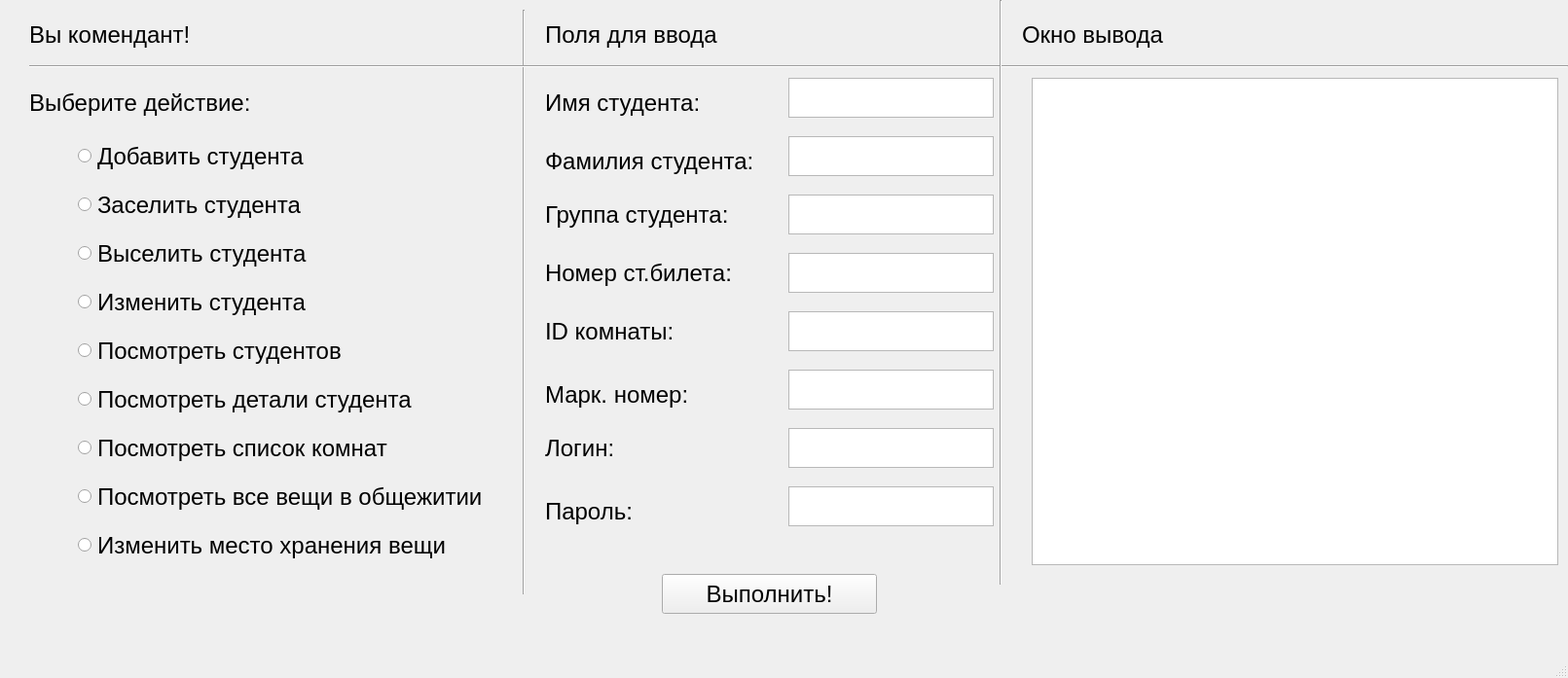
<?xml version="1.0" encoding="UTF-8"?>
<ui version="4.0">
 <class>MainWindow</class>
 <widget class="QMainWindow" name="MainWindow">
  <property name="geometry">
   <rect>
    <x>0</x>
    <y>0</y>
    <width>1611</width>
    <height>697</height>
   </rect>
  </property>
  <property name="font">
   <font>
    <pointsize>18</pointsize>
   </font>
  </property>
  <property name="windowTitle">
   <string>MainWindow</string>
  </property>
  <widget class="QWidget" name="centralwidget">
   <widget class="QLabel" name="label">
    <property name="geometry">
     <rect>
      <x>30</x>
      <y>10</y>
      <width>201</width>
      <height>51</height>
     </rect>
    </property>
    <property name="text">
     <string>Вы комендант!</string>
    </property>
   </widget>
   <widget class="QLabel" name="label_2">
    <property name="geometry">
     <rect>
      <x>30</x>
      <y>90</y>
      <width>251</width>
      <height>31</height>
     </rect>
    </property>
    <property name="text">
     <string>Выберите действие:</string>
    </property>
   </widget>
   <widget class="QRadioButton" name="r1">
    <property name="geometry">
     <rect>
      <x>80</x>
      <y>140</y>
      <width>241</width>
      <height>41</height>
     </rect>
    </property>
    <property name="text">
     <string>Добавить студента</string>
    </property>
    <attribute name="buttonGroup">
     <string notr="true">buttonGroup</string>
    </attribute>
   </widget>
   <widget class="QRadioButton" name="r2">
    <property name="geometry">
     <rect>
      <x>80</x>
      <y>190</y>
      <width>231</width>
      <height>41</height>
     </rect>
    </property>
    <property name="text">
     <string>Заселить студента</string>
    </property>
    <attribute name="buttonGroup">
     <string notr="true">buttonGroup</string>
    </attribute>
   </widget>
   <widget class="QRadioButton" name="r3">
    <property name="geometry">
     <rect>
      <x>80</x>
      <y>240</y>
      <width>241</width>
      <height>41</height>
     </rect>
    </property>
    <property name="text">
     <string>Выселить студента</string>
    </property>
    <attribute name="buttonGroup">
     <string notr="true">buttonGroup</string>
    </attribute>
   </widget>
   <widget class="QRadioButton" name="r5">
    <property name="geometry">
     <rect>
      <x>80</x>
      <y>340</y>
      <width>281</width>
      <height>41</height>
     </rect>
    </property>
    <property name="text">
     <string>Посмотреть студентов</string>
    </property>
    <attribute name="buttonGroup">
     <string notr="true">buttonGroup</string>
    </attribute>
   </widget>
   <widget class="QRadioButton" name="r6">
    <property name="geometry">
     <rect>
      <x>80</x>
      <y>390</y>
      <width>351</width>
      <height>41</height>
     </rect>
    </property>
    <property name="text">
     <string>Посмотреть детали студента</string>
    </property>
    <attribute name="buttonGroup">
     <string notr="true">buttonGroup</string>
    </attribute>
   </widget>
   <widget class="QRadioButton" name="r7">
    <property name="geometry">
     <rect>
      <x>80</x>
      <y>440</y>
      <width>351</width>
      <height>41</height>
     </rect>
    </property>
    <property name="text">
     <string>Посмотреть список комнат</string>
    </property>
    <attribute name="buttonGroup">
     <string notr="true">buttonGroup</string>
    </attribute>
   </widget>
   <widget class="QRadioButton" name="r8">
    <property name="geometry">
     <rect>
      <x>80</x>
      <y>490</y>
      <width>431</width>
      <height>41</height>
     </rect>
    </property>
    <property name="text">
     <string>Посмотреть все вещи в общежитии</string>
    </property>
    <attribute name="buttonGroup">
     <string notr="true">buttonGroup</string>
    </attribute>
   </widget>
   <widget class="QRadioButton" name="r4">
    <property name="geometry">
     <rect>
      <x>80</x>
      <y>290</y>
      <width>241</width>
      <height>41</height>
     </rect>
    </property>
    <property name="text">
     <string>Изменить студента</string>
    </property>
    <attribute name="buttonGroup">
     <string notr="true">buttonGroup</string>
    </attribute>
   </widget>
   <widget class="QRadioButton" name="r9">
    <property name="geometry">
     <rect>
      <x>80</x>
      <y>540</y>
      <width>431</width>
      <height>41</height>
     </rect>
    </property>
    <property name="text">
     <string>Изменить место хранения вещи</string>
    </property>
    <attribute name="buttonGroup">
     <string notr="true">buttonGroup</string>
    </attribute>
   </widget>
   <widget class="Line" name="line">
    <property name="geometry">
     <rect>
      <x>530</x>
      <y>10</y>
      <width>16</width>
      <height>601</height>
     </rect>
    </property>
    <property name="orientation">
     <enum>Qt::Vertical</enum>
    </property>
   </widget>
   <widget class="QLabel" name="label_3">
    <property name="geometry">
     <rect>
      <x>560</x>
      <y>0</y>
      <width>201</width>
      <height>71</height>
     </rect>
    </property>
    <property name="text">
     <string>Поля для ввода</string>
    </property>
   </widget>
   <widget class="QLabel" name="label_4">
    <property name="geometry">
     <rect>
      <x>560</x>
      <y>90</y>
      <width>161</width>
      <height>31</height>
     </rect>
    </property>
    <property name="text">
     <string>Имя студента:</string>
    </property>
   </widget>
   <widget class="QLabel" name="label_5">
    <property name="geometry">
     <rect>
      <x>560</x>
      <y>150</y>
      <width>221</width>
      <height>31</height>
     </rect>
    </property>
    <property name="text">
     <string>Фамилия студента:</string>
    </property>
   </widget>
   <widget class="QLabel" name="label_6">
    <property name="geometry">
     <rect>
      <x>560</x>
      <y>200</y>
      <width>211</width>
      <height>41</height>
     </rect>
    </property>
    <property name="text">
     <string>Группа студента:</string>
    </property>
   </widget>
   <widget class="Line" name="line_2">
    <property name="geometry">
     <rect>
      <x>30</x>
      <y>60</y>
      <width>1581</width>
      <height>16</height>
     </rect>
    </property>
    <property name="orientation">
     <enum>Qt::Horizontal</enum>
    </property>
   </widget>
   <widget class="QLabel" name="label_7">
    <property name="geometry">
     <rect>
      <x>560</x>
      <y>260</y>
      <width>211</width>
      <height>41</height>
     </rect>
    </property>
    <property name="text">
     <string>Номер ст.билета:</string>
    </property>
   </widget>
   <widget class="QLabel" name="label_8">
    <property name="geometry">
     <rect>
      <x>560</x>
      <y>320</y>
      <width>201</width>
      <height>41</height>
     </rect>
    </property>
    <property name="text">
     <string>ID комнаты:</string>
    </property>
   </widget>
   <widget class="QLabel" name="label_9">
    <property name="geometry">
     <rect>
      <x>560</x>
      <y>390</y>
      <width>171</width>
      <height>31</height>
     </rect>
    </property>
    <property name="text">
     <string>Марк. номер:</string>
    </property>
   </widget>
   <widget class="QTextEdit" name="nameEdit">
    <property name="geometry">
     <rect>
      <x>810</x>
      <y>80</y>
      <width>211</width>
      <height>41</height>
     </rect>
    </property>
   </widget>
   <widget class="QTextEdit" name="surnameEdit">
    <property name="geometry">
     <rect>
      <x>810</x>
      <y>140</y>
      <width>211</width>
      <height>41</height>
     </rect>
    </property>
   </widget>
   <widget class="QTextEdit" name="groupEdit">
    <property name="geometry">
     <rect>
      <x>810</x>
      <y>200</y>
      <width>211</width>
      <height>41</height>
     </rect>
    </property>
   </widget>
   <widget class="QTextEdit" name="studEdit">
    <property name="geometry">
     <rect>
      <x>810</x>
      <y>260</y>
      <width>211</width>
      <height>41</height>
     </rect>
    </property>
   </widget>
   <widget class="QTextEdit" name="roomEdit">
    <property name="geometry">
     <rect>
      <x>810</x>
      <y>320</y>
      <width>211</width>
      <height>41</height>
     </rect>
    </property>
   </widget>
   <widget class="QTextEdit" name="markEdit">
    <property name="geometry">
     <rect>
      <x>810</x>
      <y>380</y>
      <width>211</width>
      <height>41</height>
     </rect>
    </property>
   </widget>
   <widget class="QPushButton" name="enter">
    <property name="geometry">
     <rect>
      <x>680</x>
      <y>590</y>
      <width>221</width>
      <height>41</height>
     </rect>
    </property>
    <property name="text">
     <string>Выполнить!</string>
    </property>
   </widget>
   <widget class="Line" name="line_3">
    <property name="geometry">
     <rect>
      <x>1020</x>
      <y>0</y>
      <width>16</width>
      <height>601</height>
     </rect>
    </property>
    <property name="orientation">
     <enum>Qt::Vertical</enum>
    </property>
   </widget>
   <widget class="QGraphicsView" name="graphicsView">
    <property name="geometry">
     <rect>
      <x>1060</x>
      <y>80</y>
      <width>541</width>
      <height>501</height>
     </rect>
    </property>
   </widget>
   <widget class="QLabel" name="label_10">
    <property name="geometry">
     <rect>
      <x>1050</x>
      <y>20</y>
      <width>161</width>
      <height>31</height>
     </rect>
    </property>
    <property name="text">
     <string>Окно вывода</string>
    </property>
   </widget>
   <widget class="QTextEdit" name="loginEdit">
    <property name="geometry">
     <rect>
      <x>810</x>
      <y>440</y>
      <width>211</width>
      <height>41</height>
     </rect>
    </property>
   </widget>
   <widget class="QTextEdit" name="passwordEdit">
    <property name="geometry">
     <rect>
      <x>810</x>
      <y>500</y>
      <width>211</width>
      <height>41</height>
     </rect>
    </property>
   </widget>
   <widget class="QLabel" name="label_11">
    <property name="geometry">
     <rect>
      <x>560</x>
      <y>440</y>
      <width>201</width>
      <height>41</height>
     </rect>
    </property>
    <property name="text">
     <string>Логин:</string>
    </property>
   </widget>
   <widget class="QLabel" name="label_12">
    <property name="geometry">
     <rect>
      <x>560</x>
      <y>510</y>
      <width>171</width>
      <height>31</height>
     </rect>
    </property>
    <property name="text">
     <string>Пароль:</string>
    </property>
   </widget>
  </widget>
  <widget class="QMenuBar" name="menubar">
   <property name="geometry">
    <rect>
     <x>0</x>
     <y>0</y>
     <width>1611</width>
     <height>33</height>
    </rect>
   </property>
  </widget>
  <widget class="QStatusBar" name="statusbar"/>
 </widget>
 <resources/>
 <connections/>
 <buttongroups>
  <buttongroup name="buttonGroup"/>
 </buttongroups>
</ui>
